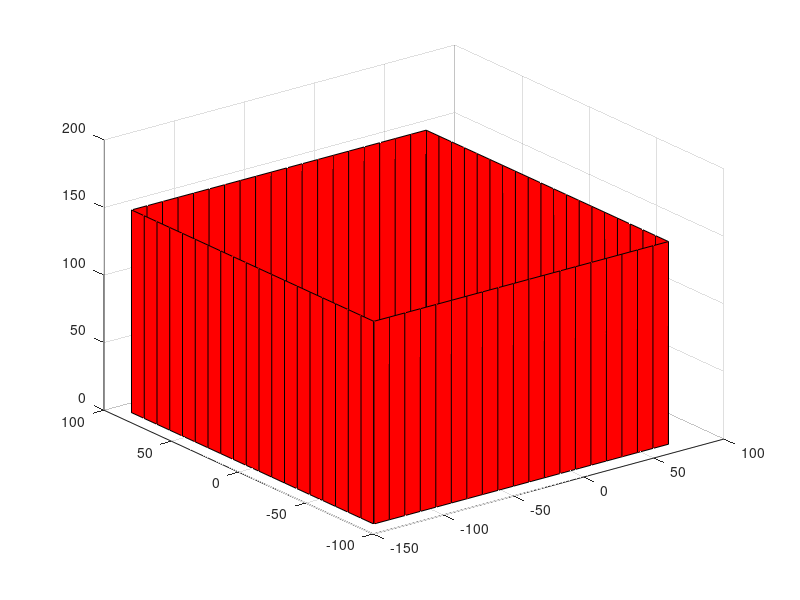

Write the MATLAB code that produced this figure. (Note: this script raises an error after producing the figure.)
  xAB = linspace(-140, 70, 20);
  xBA = linspace(70, -140, 20);
  yDU = linspace(-90, 90, 20);
  yUD = linspace(90, -90, 20);

  % Base
  x(1,:) = [-140*ones(size(yDU)) xAB 70*ones(size(yUD)) xBA];
  x(2,:) = x(1,:);
  y(1,:) = [yDU 90*ones(size(xAB)) yUD -90*ones(size(xBA))];
  y(2,:) = y(1,:);

  z = ones(size(x));
  z(1,:) = 0;
  z(2,:) = 150;

  surf(x,y,z,'FaceColor',[255, 0, 0]/255);
  hold("on");

  fill3(x(2,:),y(2,:),z,[255, 0, 0]/255);
  hold("on");

  [X,Y,Z] = cylinder(60);
  Z(1,:) = 150;
  Z(2,:) = 500;
  surf(X,Y,Z,'FaceColor',[0, 255, 0]/255);
  hold("on");
  fill3(X(2,:),Y(2,:),Z,[0, 255, 0]/255);
  hold("on");

  % Link 1
  [X_1,Y_1,Z_1] = cylinder(80); 
  Z_1 = (Z_1 * 200) - 100;

  X_rot_1 = X_1;
  Z_rot_1 = Y_1;
  Y_rot_1 = Z_1;

  Z_rot_1 = Z_rot_1 + 500;

  surf(X_rot_1, Y_rot_1, Z_rot_1, 'FaceColor', [0, 0, 255]/255);
  hold on;

  fill3(X_rot_1(1,:), Y_rot_1(1,:), Z_rot_1(1,:), [0, 0, 255]/255);
  hold on;

  fill3(X_rot_1(2,:), Y_rot_1(2,:), Z_rot_1(2,:), [0, 0, 255]/255);
  hold on;

  % Link 2
  [X_2,Y_2,Z_2] = cylinder(60); 
  Z_2 = (Z_2 * 500);

  X_rot_2 = X_2;
  Z_rot_2 = Y_2;
  Y_rot_2 = Z_2;
  
  rotate = X_rot_2;
  X_rot_2 = Y_rot_2;
  Y_rot_2 = rotate;

  Z_rot_2 = Z_rot_2 + 500;

  surf(X_rot_2, Y_rot_2, Z_rot_2, 'FaceColor', [0, 255, 255]/255);
  hold on;

  fill3(X_rot_2(1,:), Y_rot_2(1,:), Z_rot_2(1,:), [0, 255, 255]/255);
  hold on;

  fill3(X_rot_2(2,:), Y_rot_2(2,:), Z_rot_2(2,:), [0, 255, 255]/255);
  hold on;

  % Link 3
  [X_3,Y_3,Z_3] = cylinder(80); 
  Z_3 = (Z_3 * 200) - 100;

  X_rot_3 = X_3 + 500;
  Z_rot_3 = Y_3;
  Y_rot_3 = Z_3;

  Z_rot_3 = Z_rot_3 + 500;

  surf(X_rot_3, Y_rot_3, Z_rot_3, 'FaceColor', [255, 0, 255]/255);
  hold on;

  fill3(X_rot_3(1,:), Y_rot_3(1,:), Z_rot_3(1,:), [255, 0, 255]/255);
  hold on;

  fill3(X_rot_3(2,:), Y_rot_3(2,:), Z_rot_3(2,:), [255, 0, 255]/255);
  hold on;

  % Link 4
  [X_4,Y_4,Z_4] = cylinder(60); 
  Z_4 = (Z_4 * 500);

  X_rot_4 = X_4;
  Z_rot_4 = Y_4;
  Y_rot_4 = Z_4;

  rotate = X_rot_4;
  X_rot_4 = Y_rot_4 + 500;
  Y_rot_4 = rotate;

  Z_rot_4 = Z_rot_4 + 500;

  surf(X_rot_4, Y_rot_4, Z_rot_4, 'FaceColor', [255, 255, 0]/255);
  hold on;

  fill3(X_rot_4(1,:), Y_rot_4(1,:), Z_rot_4(1,:), [255, 255, 0]/255);
  hold on;

  fill3(X_rot_4(2,:), Y_rot_4(2,:), Z_rot_4(2,:), [255, 255, 0]/255);
  hold on;

  % Effector 
  [X_5, Y_5, Z_5] = sphere; 

  surf(X_5 * 100 + 1000, Y_5 * 100, Z_5 * 100 + 500, 'FaceColor', [127, 127, 127]/255);
  hold on;

  % Title
  axis equal;
  xlabel('X-axis');
  ylabel('Y-axis');
  zlabel('Z-axis');
  grid on;
  view(3); 
  title('Articulated Arm');
